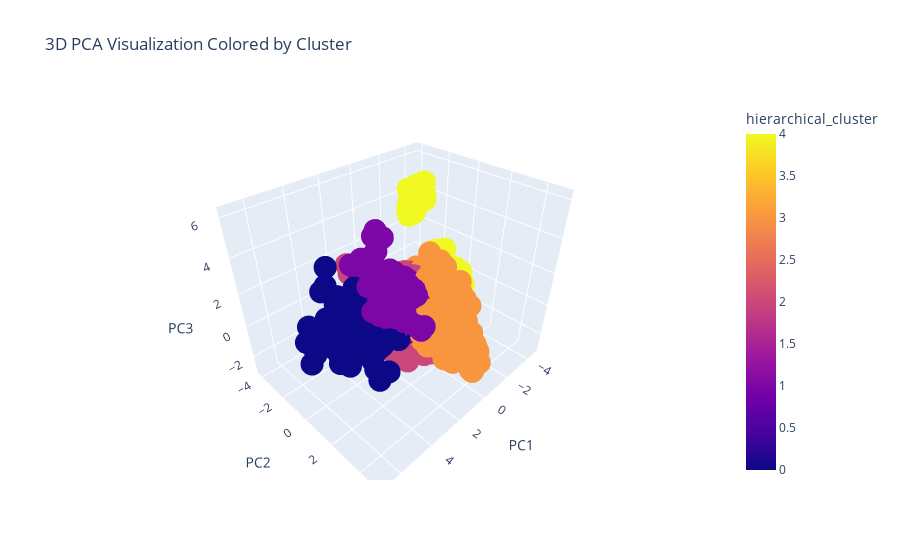

Notebook code cell kept with this figure:
### Code cell
import plotly.express as px

# 3D scatter plot for visualizing clusters
fig = px.scatter_3d(pca_clustered_data, x='PC1', y='PC2', z='PC3', color='hierarchical_cluster', 
                    title='3D PCA Visualization Colored by Cluster')
fig.show()

### Figure 1 — Plotly figure (JSON) as saved in the notebook; plotly's stock layout.template omitted (floating-point values rounded to 4 significant figures; data arrays with more than 128 entries replaced by an {"elided": "..."} marker saying what was removed)
{"data": [{"hovertemplate": "PC1=%{x}<br>PC2=%{y}<br>PC3=%{z}<br>hierarchical_cluster=%{marker.color}<extra></extra>", "legendgroup": "", "marker": {"color": {"elided": "1882 int values"}, "coloraxis": "coloraxis", "symbol": "circle"}, "mode": "markers", "name": "", "scene": "scene", "showlegend": false, "type": "scatter3d", "x": {"elided": "1882 float values"}, "y": {"elided": "1882 float values"}, "z": {"elided": "1882 float values"}}], "layout": {"coloraxis": {"colorbar": {"title": {"text": "hierarchical_cluster"}}, "colorscale": [[0, "#0d0887"], [0.1111, "#46039f"], [0.2222, "#7201a8"], [0.3333, "#9c179e"], [0.4444, "#bd3786"], [0.5556, "#d8576b"], [0.6667, "#ed7953"], [0.7778, "#fb9f3a"], [0.8889, "#fdca26"], [1, "#f0f921"]]}, "legend": {"tracegroupgap": 0}, "scene": {"domain": {"x": [0, 1], "y": [0, 1]}, "xaxis": {"title": {"text": "PC1"}}, "yaxis": {"title": {"text": "PC2"}}, "zaxis": {"title": {"text": "PC3"}}}, "title": {"text": "3D PCA Visualization Colored by Cluster"}}}
